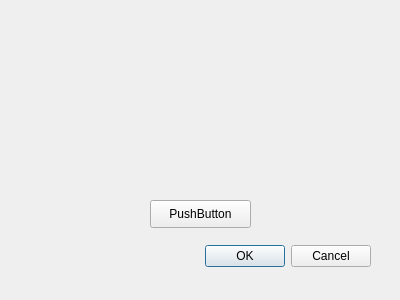
<?xml version="1.0" encoding="UTF-8"?>
<ui version="4.0">
 <class>Dialog</class>
 <widget class="QDialog" name="Dialog">
  <property name="geometry">
   <rect>
    <x>0</x>
    <y>0</y>
    <width>400</width>
    <height>300</height>
   </rect>
  </property>
  <property name="windowTitle">
   <string>Dialog</string>
  </property>
  <widget class="QDialogButtonBox" name="buttonBox">
   <property name="geometry">
    <rect>
     <x>30</x>
     <y>240</y>
     <width>341</width>
     <height>32</height>
    </rect>
   </property>
   <property name="orientation">
    <enum>Qt::Horizontal</enum>
   </property>
   <property name="standardButtons">
    <set>QDialogButtonBox::Cancel|QDialogButtonBox::Ok</set>
   </property>
  </widget>
  <widget class="QPushButton" name="pushButton">
   <property name="geometry">
    <rect>
     <x>150</x>
     <y>200</y>
     <width>101</width>
     <height>28</height>
    </rect>
   </property>
   <property name="text">
    <string>PushButton</string>
   </property>
  </widget>
  <widget class="QLabel" name="label">
   <property name="geometry">
    <rect>
     <x>170</x>
     <y>110</y>
     <width>55</width>
     <height>16</height>
    </rect>
   </property>
   <property name="text">
    <string> </string>
   </property>
  </widget>
 </widget>
 <resources/>
 <connections>
  <connection>
   <sender>buttonBox</sender>
   <signal>accepted()</signal>
   <receiver>Dialog</receiver>
   <slot>accept()</slot>
   <hints>
    <hint type="sourcelabel">
     <x>248</x>
     <y>254</y>
    </hint>
    <hint type="destinationlabel">
     <x>157</x>
     <y>274</y>
    </hint>
   </hints>
  </connection>
  <connection>
   <sender>buttonBox</sender>
   <signal>rejected()</signal>
   <receiver>Dialog</receiver>
   <slot>reject()</slot>
   <hints>
    <hint type="sourcelabel">
     <x>316</x>
     <y>260</y>
    </hint>
    <hint type="destinationlabel">
     <x>286</x>
     <y>274</y>
    </hint>
   </hints>
  </connection>
 </connections>
</ui>
